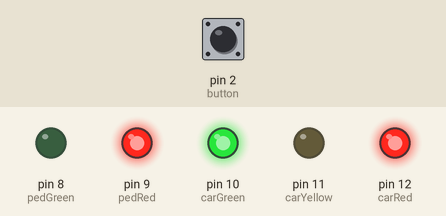
Bench run of a sketch on a simulated Arduino Uno, built with avr-gcc and run on an emulated ATmega328P. Shown: output pins drawn as LEDs (lit = HIGH). The inputs (shaded band) are chosen by the test bench; at power-on: pin 2 (button) LOW.

Above: at 5.0 s.
At 11.5 s:
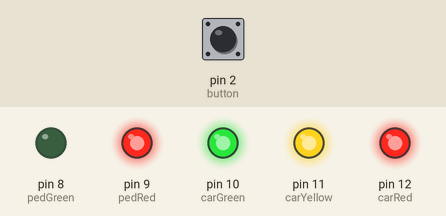
At 16.0 s:
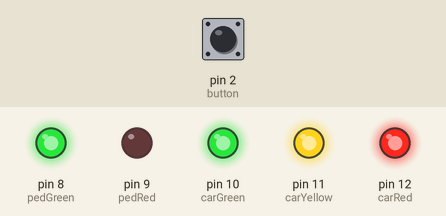
At 19.5 s:
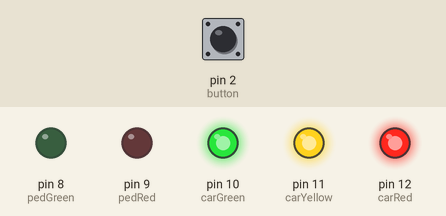
At 22.5 s:
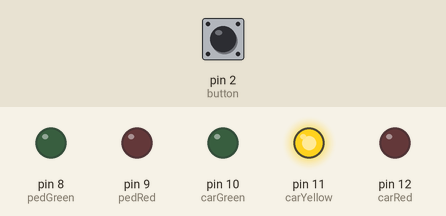
At 26.5 s:
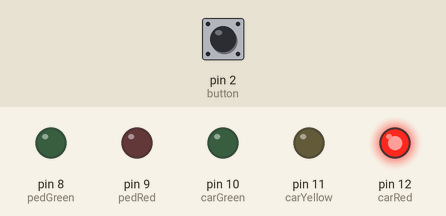
Timing chart, 0 to 37.7 s (numbered marks = the images above):
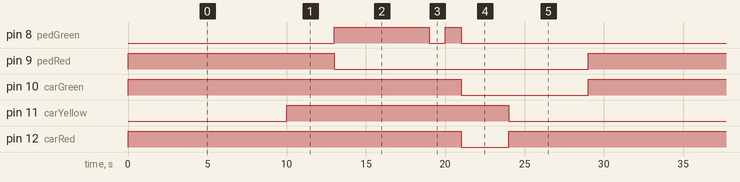

Measured:
- by itself, pin 8 (pedGreen): repeats every 29.0 s: LOW 1.0 s, HIGH 1.0 s, LOW 21.0 s, HIGH 6.0 s
- by itself, pin 9 (pedRed): alternates HIGH for 13.0 s and LOW for 16.0 s
- by itself, pin 10 (carGreen): alternates HIGH for 21.0 s and LOW for 8.0 s
- by itself, pin 11 (carYellow): alternates HIGH for 14.0 s and LOW for 15.0 s
- by itself, pin 12 (carRed): repeats every 29.0 s: LOW 3.0 s, HIGH 26.0 s

The sketch:

progetto.ino
```cpp
int carRed = 12; // assegnazione luci auto
int carYellow = 11;
int carGreen = 10;
int pedRed = 9; // assegnazione luci pedoni
int pedGreen = 8;
int button = 2; // pin del buttone
int crossTime = 5000; // tempo per attraversare
unsigned long changeTime;

void setup() {
pinMode(carRed, OUTPUT);
pinMode(carYellow, OUTPUT);
pinMode(carGreen, OUTPUT);
pinMode(pedRed, OUTPUT);
pinMode(pedGreen, OUTPUT);
pinMode(button, INPUT);// il bottone accende il verde.
}

void loop() {
digitalWrite(carGreen, HIGH);
digitalWrite(pedRed, HIGH);
digitalWrite(pedGreen, LOW);
digitalWrite(carYellow, LOW);
digitalWrite(carRed, HIGH);
delay(10000);
digitalWrite(carYellow, HIGH);
delay(3000);
digitalWrite(carRed, HIGH);
digitalWrite(pedRed, LOW);
digitalWrite(pedGreen, HIGH);
delay(5000);
int state = digitalRead(button);
digitalWrite(pedGreen, HIGH);
delay(1000);
digitalWrite(pedGreen, LOW);
delay(1000),
digitalWrite(pedGreen, HIGH);
delay(1000);
digitalWrite(pedGreen, LOW);
digitalWrite(carGreen, LOW);
digitalWrite(carRed, LOW);
digitalWrite(carYellow, HIGH);
delay(3000);
digitalWrite(carYellow, LOW);
digitalWrite(carRed, HIGH);
delay(5000);
}
```
